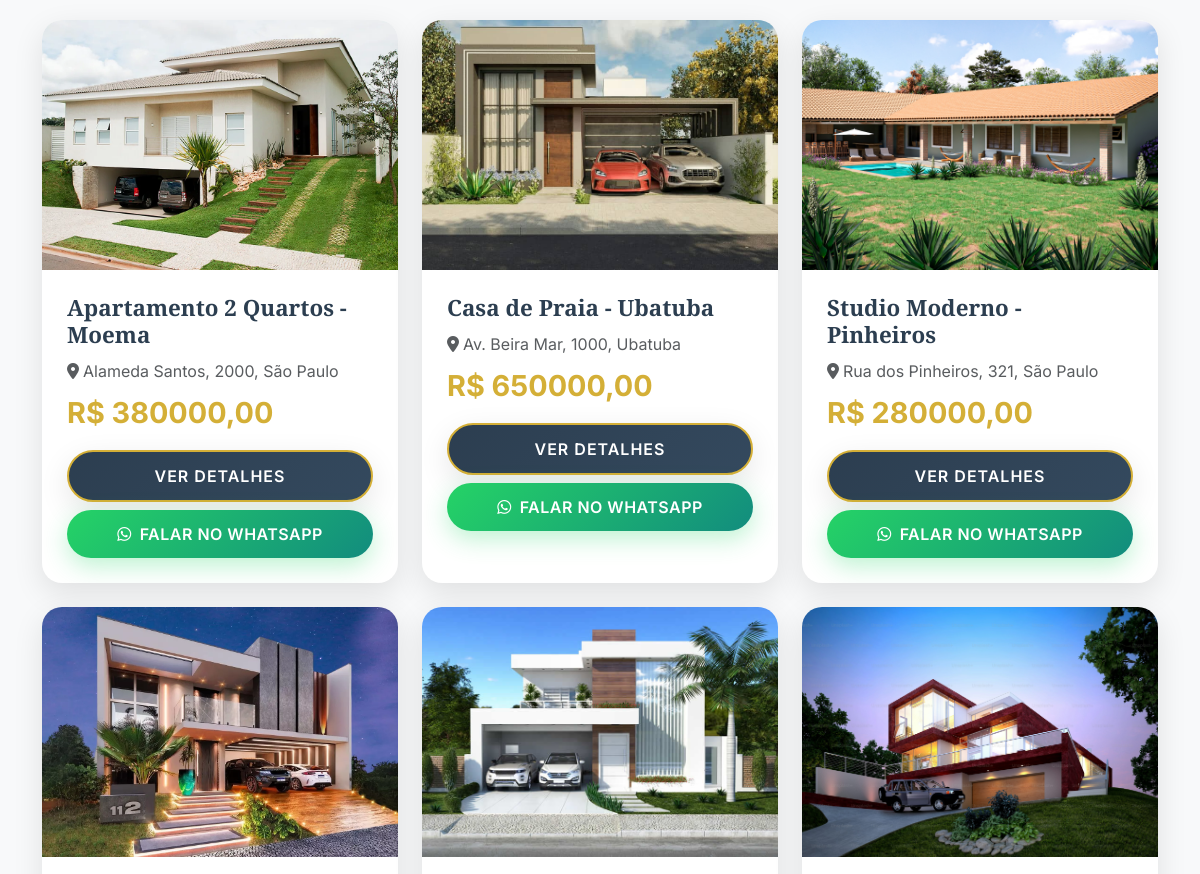
The app's page / (middle part), older data.
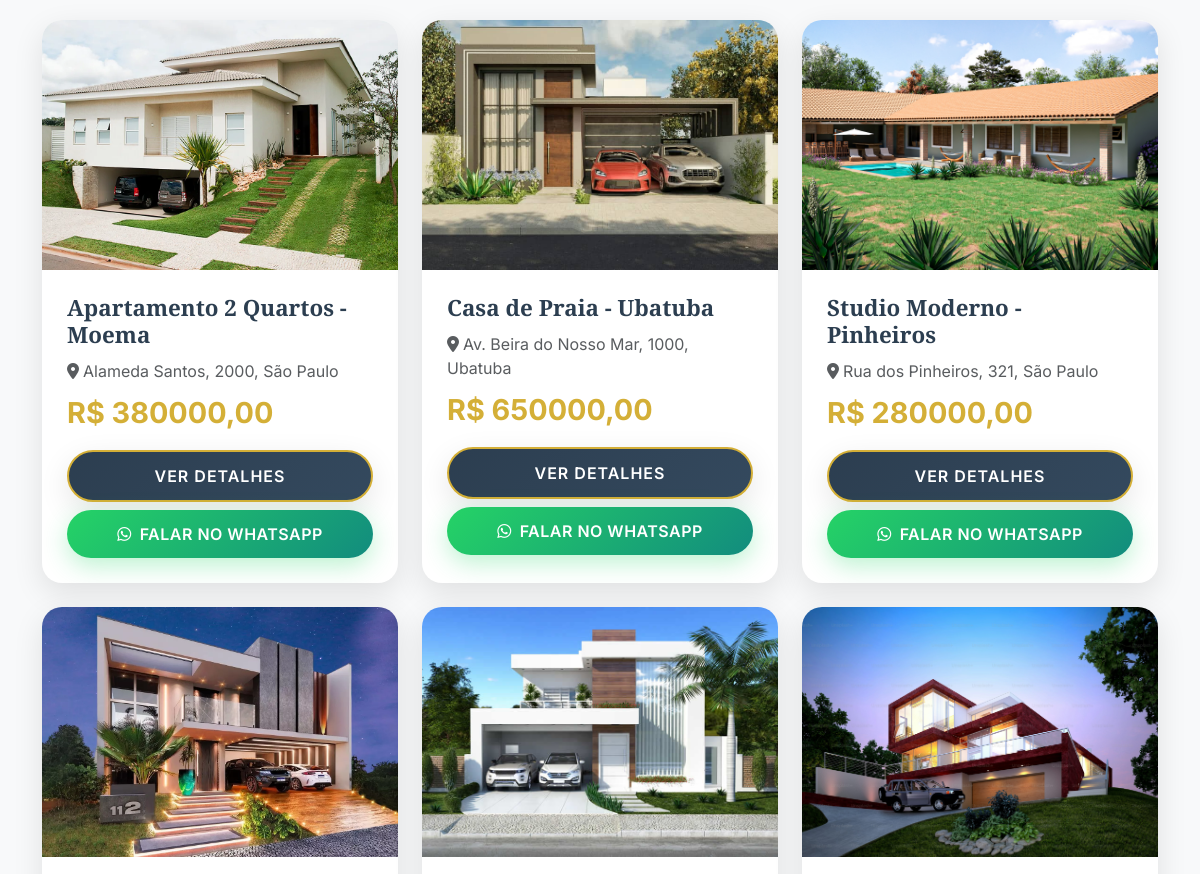
The same page, newer data.
### imoveis/models.py (models this page shows, shortened)
class Property(models.Model):
    title = models.CharField(max_length=200, verbose_name="Título")
    description = models.TextField(verbose_name="Descrição")
    price = models.DecimalField(max_digits=10, decimal_places=2, verbose_name="Preço")
    address = models.CharField(max_length=300, verbose_name="Endereço")
    city = models.CharField(max_length=100, verbose_name="Cidade")
    state = models.CharField(max_length=100, verbose_name="Estado")
    zip_code = models.CharField(max_length=20, verbose_name="CEP")
    bedrooms = models.IntegerField(verbose_name="Quartos")
    bathrooms = models.DecimalField(max_digits=3, decimal_places=1, verbose_name="Banheiros")
    area = models.IntegerField(verbose_name="Área (m²)")
    image = models.ImageField(upload_to='properties/', blank=True, null=True, verbose_name="Imagem")
    whatsapp_number = models.CharField(max_length=20, blank=True, null=True, verbose_name="WhatsApp", help_text="Número do WhatsApp (ex: 5511999999999)")
    rental_type = models.CharField(max_length=20, choices=[('compra', 'Compra'), ('aluguel', 'Aluguel')], default='compra', verbose_name="Tipo de Locação")
    is_available = models.BooleanField(default=True, verbose_name="Disponível")
    created_at = models.DateTimeField(auto_now_add=True, verbose_name="Criado em")
    updated_at = models.DateTimeField(auto_now=True, verbose_name="Atualizado em")
    def get_whatsapp_link(self):
        if self.whatsapp_number:
            number = ''.join(filter(str.isdigit, self.whatsapp_number))
            message = f"Olá! Tenho interesse no imóvel: {self.title} - R$ {self.price:,.2f}. Podemos conversar?"
            encoded_message = message.replace(' ', '%20').replace('\n', '%0A')
            return f"https://wa.me/{number}?text={encoded_message}"
        return None
    class Meta:
        verbose_name = "Imóvel"
        verbose_name_plural = "Imóveis"
        ordering = ['-created_at']

### imoveis/views.py (the view)
# urls.py: path('', views.home, name='home'),
def home(request):
    properties = Property.objects.filter(is_available=True).order_by('-created_at')
    return render(request, 'imoveis/home.html', {'properties': properties})

### templates/imoveis/home.html (shortened to what this page needs)
{% extends 'imoveis/base.html' %}
{% load static %}
{% block content %}
<section class="container my-5">
  <div class="row">
    {% for property in properties|slice:":6" %}
    <div class="col-lg-4 col-md-6 mb-4">
      <div class="card card-luxury h-100">
        {% if property.image %}
        <img src="{{ property.image.url }}" class="card-img-top" alt="{{ property.title }}">
        {% else %}
        <div class="card-img-top bg-secondary d-flex align-items-center justify-content-center" style="height: 250px;">
          <i class="fas fa-home fa-3x text-white"></i>
        </div>
        {% endif %}
        <div class="card-body">
          <h5 class="card-title">{{ property.title }}</h5>
          <p class="card-text text-muted mb-2">
            <i class="fas fa-map-marker-alt me-1"></i>{{ property.address }}, {{ property.city }}
          </p>
          <p class="price-luxury mb-3">R$ {{ property.price|floatformat:2 }}</p>
          <div class="d-grid gap-2">
            <a href="{% url 'property_detail' property.pk %}" class="btn btn-luxury">Ver Detalhes</a>
            {% if property.whatsapp_number and property.get_whatsapp_link %}
            <a href="{{ property.get_whatsapp_link }}" target="_blank" class="btn btn-whatsapp-luxury">
              <i class="fab fa-whatsapp me-2"></i>Falar no WhatsApp
            </a>
            {% endif %}
          </div>
        </div>
      </div>
    </div>
    {% endfor %}
  </div>
</section>
{% endblock %}

Row changes from the older to the newer data that the page shows:
changed Property "Casa de Praia - Ubatuba": address "Av. Beira Mar, 1000" → "Av. Beira do Nosso Mar, 1000"
